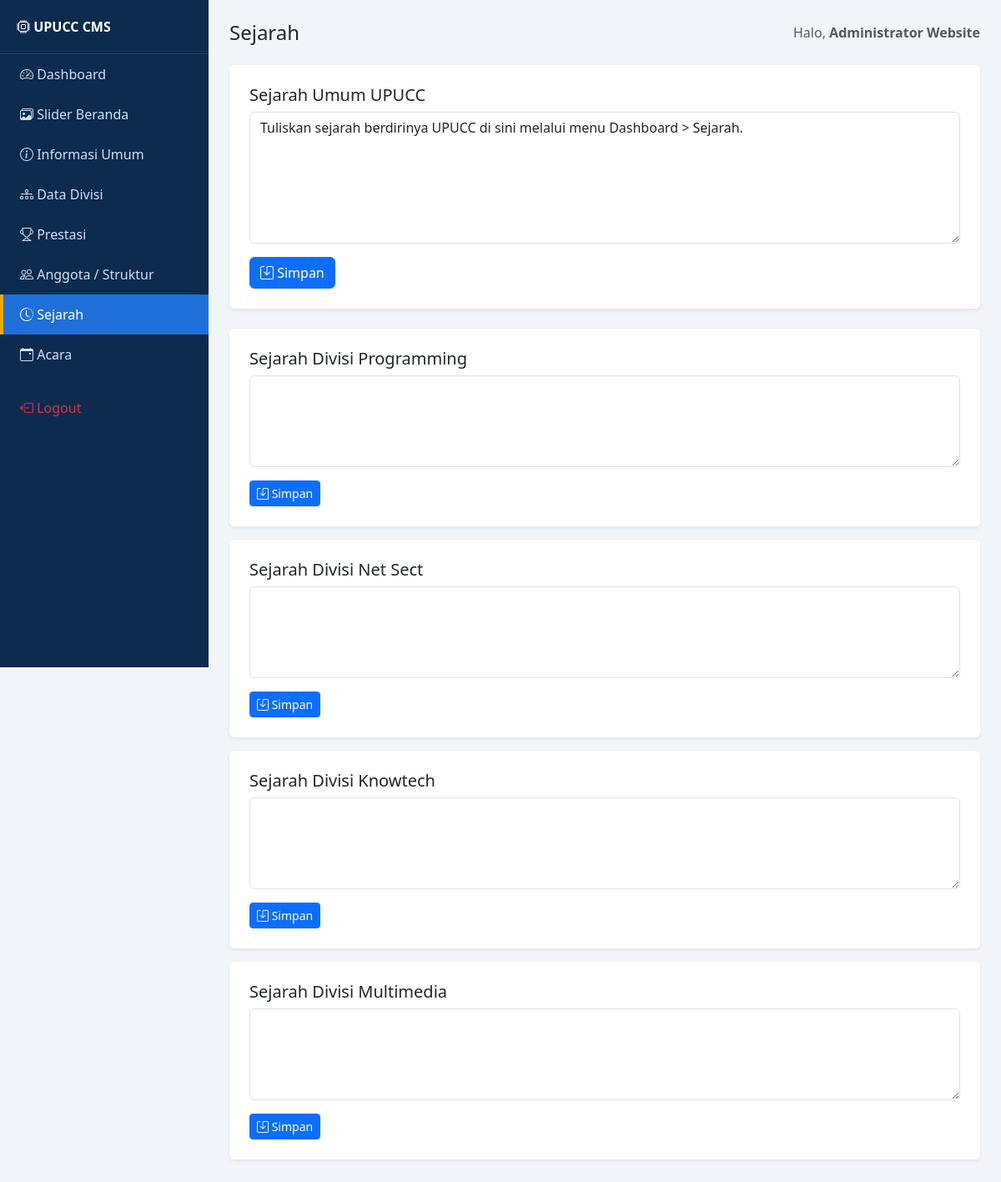
Page /dashboard/sejarah.php (signed in) on the committed database.
### tables this page shows
CREATE TABLE sejarah (
  id INT AUTO_INCREMENT PRIMARY KEY,
  divisi_id INT NULL,
  judul VARCHAR(150) DEFAULT NULL,
  konten TEXT,
  FOREIGN KEY (divisi_id) REFERENCES divisions(id) ON DELETE CASCADE
);

CREATE TABLE divisions (
  id INT AUTO_INCREMENT PRIMARY KEY,
  nama VARCHAR(50) NOT NULL,
  slug VARCHAR(50) UNIQUE NOT NULL,
  logo VARCHAR(255) DEFAULT NULL,
  deskripsi TEXT,
  sejarah TEXT
);

### includes/functions.php (called while the page is built, shortened)
<?php
function e($str) {
    return htmlspecialchars($str ?? '', ENT_QUOTES, 'UTF-8');
}

### dashboard/sejarah.php (the view, shortened to what this page needs)
<?php
require_once __DIR__ . '/partials/header.php';
$divisions = $pdo->query("SELECT * FROM divisions ORDER BY id ASC")->fetchAll();
$umum = $pdo->query("SELECT * FROM sejarah WHERE divisi_id IS NULL ORDER BY id ASC LIMIT 1")->fetch();
$stmtDiv = $pdo->prepare("SELECT * FROM sejarah WHERE divisi_id=?");
?>
<div class="card border-0 shadow-sm p-4 mb-4">
  <h5>Sejarah Umum UPUCC</h5>
  <form method="POST">
    <textarea name="konten" class="form-control mb-3" rows="6"><?= e($umum['konten'] ?? '') ?></textarea>
    <button class="btn btn-primary"><i class="bi bi-save"></i> Simpan</button>
  </form>
</div>
<?php foreach ($divisions as $d): $stmtDiv->execute([$d['id']]); $s = $stmtDiv->fetch(); ?>
<div class="card border-0 shadow-sm p-4 mb-3">
  <h5>Sejarah Divisi <?= e($d['nama']) ?></h5>
  <form method="POST">
    <textarea name="konten" class="form-control mb-3" rows="4"><?= e($s['konten'] ?? '') ?></textarea>
    <button class="btn btn-primary btn-sm"><i class="bi bi-save"></i> Simpan</button>
  </form>
</div>
<?php endforeach; ?>
<?php require_once __DIR__ . '/partials/footer.php'; ?>

### dashboard/partials/header.php (style rules this page uses)
body { background:#f1f4f8; }

### rows in the picture
sejarah: konten "Tuliskan sejarah berdirinya UPUCC di sini melalui menu Dashboard > Sejarah."
divisions: nama "Programming"
divisions: nama "Net Sect"
divisions: nama "Knowtech"
divisions: nama "Multimedia"

### other values in the picture
$m[0] "Dashboard"
$m[0] "Slider Beranda"
$m[0] "Informasi Umum"
$m[0] "Data Divisi"
$m[0] "Prestasi"
$m[0] "Anggota / Struktur"
$m[0] "Sejarah"
$m[0] "Acara"
$pageTitle "Sejarah"
$_SESSION['admin_nama'] "Administrator Website"
